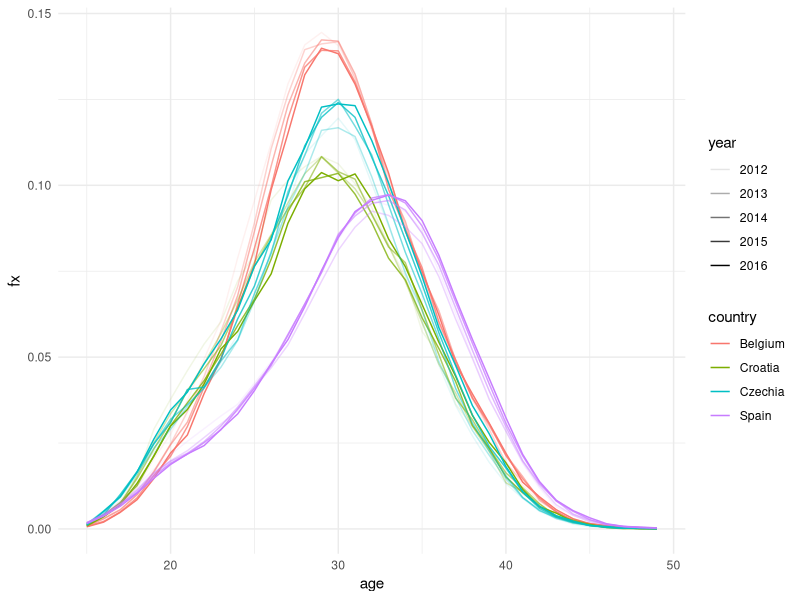
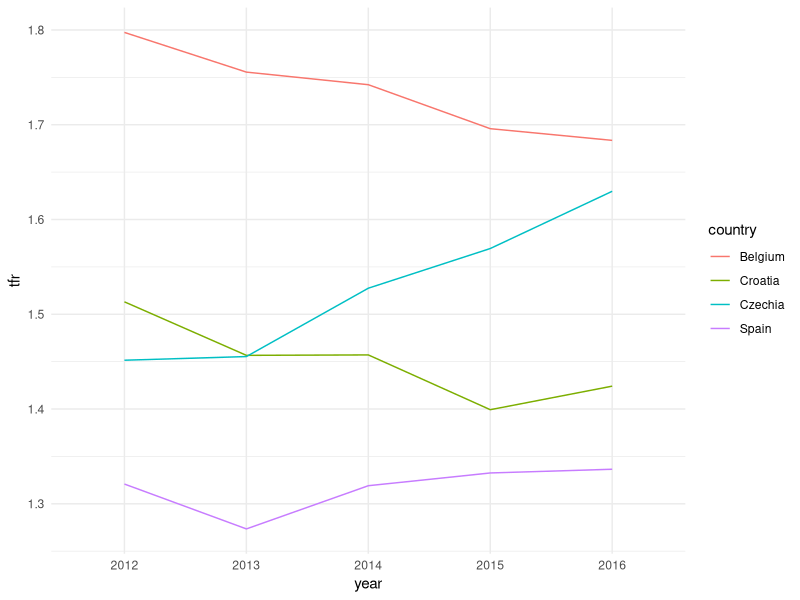
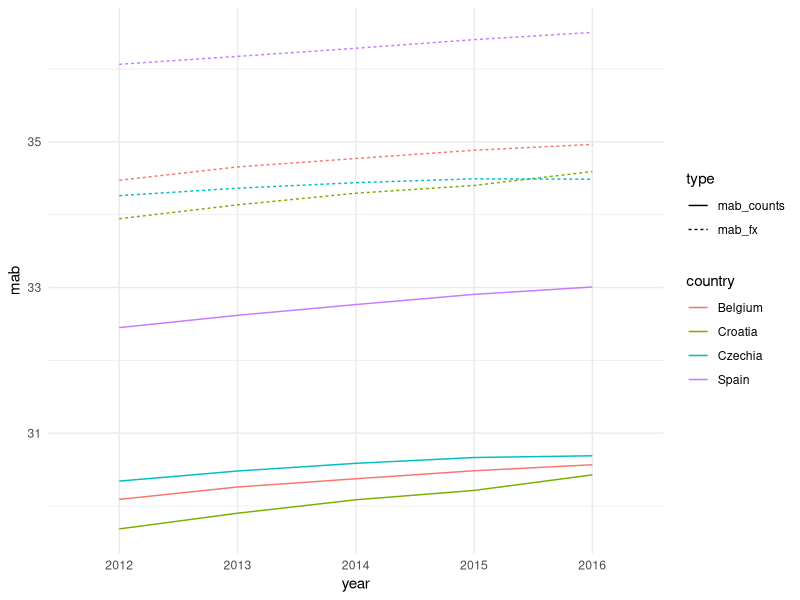
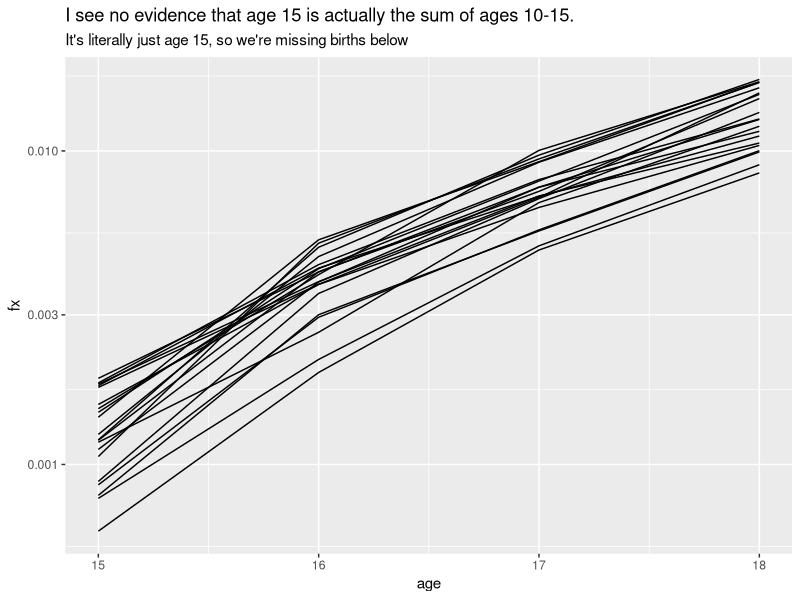
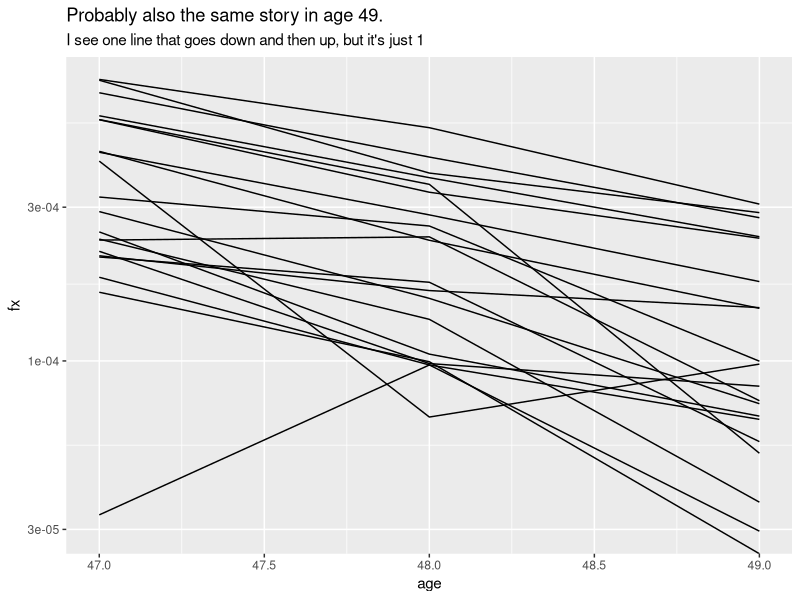

Recreate these plots in R, in order.
## ---- chunk 1
knitr::opts_chunk$set(echo = TRUE)
## ---- chunk 2
library(tidyverse)
# install.package("readxl")
library(readxl)
## ---- chunk 3
B <- read_excel(path = "Data/demo_fasec.xlsx",
                range = "A10:H158",
                na = ":")
# View(B)
# ?read_excel
## ---- chunk 4
B <-
  B %>% 
  pivot_longer(cols = `2011`:`2016`,
               # cols = 3:8
               # cols = 3:ncol(.)
               names_to = "year",
               values_to = "births")
## ---- chunk 5
B %>% 
  pivot_wider(names_from = "year",
              values_from = "births")
## ---- chunk 6
# B %>% 
#   select(age = AGE,
#          country = `GEO/TIME`,
#          year,
#          births)
B <-
  B %>% 
  rename(age = AGE,
         country =`GEO/TIME`)
## ---- chunk 7
B <- 
  B %>% 
  # filter(country == "Belgium",
  #        year == 2015) %>% 
  group_by(country, year) %>% 
  mutate(total = births[age == "Total"]) %>% 
  filter(! age %in% c("Total", "Unknown")) %>% 
  mutate(#dist = births / sum(births),
         #births = dist * total
         births_hat = births / sum(births) * total)

# quick check: are we being overly manipulative here or not?
# conclusion: no, worst case is 1% unknown.
B %>% 
  group_by(country, year) %>% 
  summarize(total = births[age == "Total"],
            unk = births[age == "Unknown"]) %>% 
  ungroup() %>% 
  mutate(badness = unk / total * 100)
# births / sum(births) * total
## ---- chunk 8
B %>% pull(age) %>% unique()
B <-
  B %>% 
  mutate(age = parse_number(age))
## ---- chunk 9
B <-
  # 1. read in from range we got from visual inspection,
  # explicitly specify the NA character
  read_excel(path = "Data/demo_fasec.xlsx",
             range = "A10:H158",
             na = ":") %>% 
  
  # 2. then stack the columns for births by year,
  # columns "2011" until "2016" are removed, 
  # and year and births are created
  pivot_longer(cols = `2011`:`2016`,
               names_to = "year",
               values_to = "births") %>% 
  
  # 3. clean the names
  rename(age = AGE,
         country =`GEO/TIME`) %>% 
  
  # 4. rescale to totals within unique subsets of year and country
  group_by(country, year) %>% 
  
  # bring out total to a new column
  mutate(total = births[age == "Total"]) %>% 
  
  # throw out these rows, otherwise they contaminate the distribution
  filter(! age %in% c("Total", "Unknown")) %>% 
  
  # we assume unknowns follow same distribution as knowns
  mutate(births_hat = births / sum(births) * total) %>% 
  ungroup() %>% 
  
  # 5. clean age column
  mutate(age = parse_number(age))
  
## ---- chunk 10
P <- 
  read_excel(path = "Data/demo_pjan.xlsx",
             range = "A10:CZ510",
             na = ":")

## ---- chunk 11
P <-
  P %>% 
  pivot_longer(#cols = 3:104,
               `Less than 1 year`:Unknown,
               names_to = "age",
               values_to = "pop")
# P %>% colnames()
## ---- chunk 12
P <- 
  P %>% 
  filter(!is.na(pop))
# check subset sizes; some close out at 85+ or 90+
# P %>% 
#   group_by(TIME, `GEO/AGE`) %>% 
#   summarize(n = n()) %>% 
#   View()
# 
# P %>% 
#   filter(`GEO/AGE` == "Albania",
#          TIME == 2012) %>% 
#   View()
## ---- chunk 13
P <- 
  P %>% 
  rename(year = TIME,
         country = `GEO/AGE`)
## ---- chunk 14
P <- 
  P %>% 
  group_by(country, year) %>% 
  mutate(unk = pop[age == "Unknown"]) %>% 
  filter(age != "Unknown") %>% 
  mutate(pop_hat = pop + pop / sum(pop) * unk) %>% 
  ungroup() 

  # eyeball check to make sure we actually did something:
  # filter(country == "North Macedonia") %>% pull(pop_hat)

  # just checking in case we need to be more rigourous,
  # do we have missing unknown ages? NO
  # ungroup() %>% 
  # filter(is.na(unk))
## ---- chunk 15
# handle cases:
# P %>% pull(age) %>% unique()
P <- 
  P %>% 
  mutate(age = 
           case_when(age == "Less than 1 year" ~ 0,
                     age == "Open-ended age class" ~ 100,
                     TRUE ~ parse_number(age)))
## ---- chunk 16
a <- 0:10
a
lead(a)
lag(a)
## ---- chunk 17
P <-
  P %>% 
  arrange(country, age, year) %>% 
  group_by(country, age) %>% 
  mutate(pop2 = lead(pop_hat)) %>% 
  ungroup() %>% 
  filter(!is.na(pop2)) %>% 
  mutate(expos = (pop2 + pop_hat) / 2)
## ---- chunk 18
E <- 
  read_excel(path = "Data/demo_pjan.xlsx",
             range = "A10:CZ510",
             na = ":") %>% 
  
  # stack ages: column range via visual inspection,
  # creating age and pop columns.
  pivot_longer(#cols = 3:104,
               `Less than 1 year`:Unknown,
               names_to = "age",
               values_to = "pop") %>% 
  
  # remove NAs, which are either missing years or highest ages
  # for those countries with lower closeout ages
  filter(!is.na(pop)) %>% 
  
  # clean the names 
  rename(year = TIME,
         country = `GEO/AGE`) %>% 
  
  # redistribute unknown ages
  group_by(country, year) %>% 
  mutate(unk = pop[age == "Unknown"]) %>% 
  filter(age != "Unknown") %>% 
  mutate(pop1 = pop + pop / sum(pop) * unk) %>% 
  ungroup() %>% 
  
  # recode age
  mutate(age = 
           case_when(age == "Less than 1 year" ~ 0,
                     age == "Open-ended age class" ~ 100,
                     TRUE ~ parse_number(age))) %>% 
  
  # get jan 1 and dec1 (next year's jan 1) next to each other
  # *try to understand the logical of sorting (arrange()) and
  # groups.
  arrange(country, age, year) %>% 
  group_by(country, age) %>% 
  mutate(pop2 = lead(pop1)) %>% 
  ungroup() %>% 
  
  # removes final year, for which we can't calculate exposure
  filter(!is.na(pop2)) %>% 
  
  # finally, exposure as July 1 approximation.
  # This isn't the only way to do it..
  mutate(expos = (pop2 + pop1) / 2)

## ---- chunk 19

BE <-
  inner_join(B, 
             E, 
             # what variables do we match on?
             by = c("country", "year","age")) %>% 
  
  # select only needed columns
  select(country, year, age, births, births_hat, expos) %>% 
  
  # Age-specific fertility (fx) is events / exposure
  mutate(fx = births_hat / expos)
## ---- chunk 20
BEstats <- 
  BE %>% 
  group_by(country, year) %>% 
  
  # TFR is a simple sum since we have single-age data
  summarize(tfr = sum(fx),
            tfr_no_scale = sum(births / expos),
            
            # MAB is a weighted average
            mab_counts = sum((age + .5) * births_hat) / sum(births_hat),
            mab_fx = sum((age+5) * fx) / sum(fx),
            .groups = "drop")
## ---- chunk 21
BE %>% 
  ggplot(aes(x = age, y = fx, color = country, alpha = year)) +
  geom_line() +
  theme_minimal()
## ---- chunk 22
BEstats %>% 
  ggplot(aes(x = year, y = tfr, color = country, group = country)) +
  geom_line() +
  theme_minimal()
## ---- chunk 23
BEstats %>% 
  # we want to stack the two mab variables
  select(country, year, mab_counts, mab_fx) %>% 
  pivot_longer(c(mab_counts, mab_fx),
               names_to = "type",
               values_to = "mab") %>% 
  
  # that way we can *map* the type of MAB to linetype...
  ggplot(aes(x = year, 
             y = mab, 
             color = country, 
             linetype = type, 
             group = interaction(country, type))) +
  geom_line() +
  theme_minimal()
## ---- chunk 24
BE %>% 
  filter(age < 19) %>% 
  ggplot(aes(x = age, y = fx, group = interaction(country, year))) +
  geom_line() +
  scale_y_log10() +
  labs(title = "I see no evidence that age 15 is actually the sum of ages 10-15.",
       subtitle = "It's literally just age 15, so we're missing births below")
## ---- chunk 25
BE %>% 
  filter(age > 46) %>% 
  ggplot(aes(x = age, y = fx, group = interaction(country, year))) +
  geom_line() +
  scale_y_log10() +
  labs(title = "Probably also the same story in age 49.",
       subtitle = "I see one line that goes down and then up, but it's just 1")
